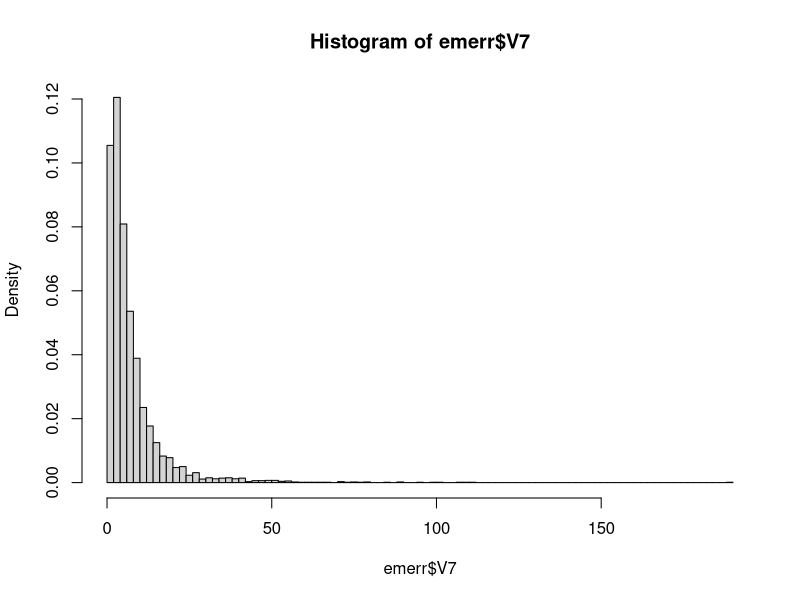
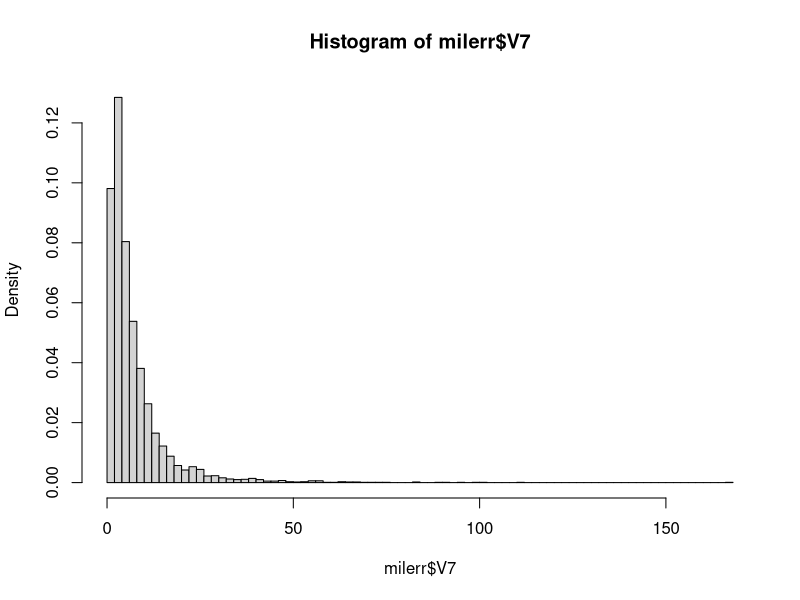

Reproduce these figures in R, in order.
setwd("~/Summer 2014/REU")  
emerr<-read.csv('emerror.csv',header=FALSE,sep=' ')
milerr<-read.csv('milerror.csv',header=FALSE,sep=' ')
summary(emerr)
var(emerr$V7)
hist(emerr$V7,probability=TRUE,breaks=100)
wilcox.test(log(emerr$V7))

summary(milerr)
var(milerr$V7)
hist(milerr$V7,probability=TRUE,breaks=100)
wilcox.test(log(milerr$V7))